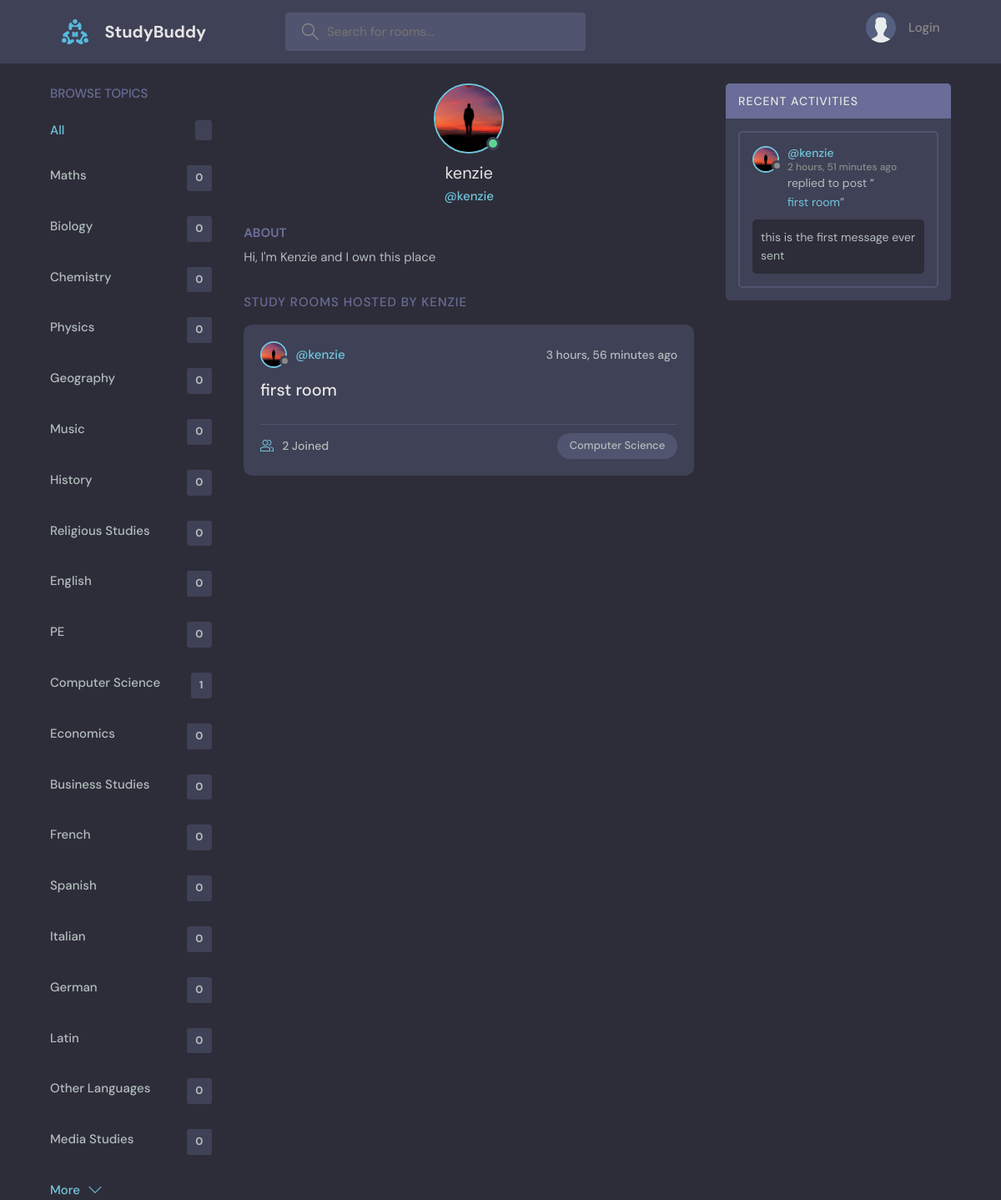
Page /profile/1/ on the committed database.
### base/models.py (models this page shows, shortened)
class Topic(models.Model):
    name = models.CharField(max_length=200)

class User(AbstractUser):
    name = models.CharField(max_length=200, null=True)
    email = models.EmailField(unique=True, null=True)
    bio = models.TextField(null=True)
    avatar = models.ImageField(null=True, default="avatar.svg")
    USERNAME_FIELD = 'email'
    REQUIRED_FIELDS = []

class Room(models.Model):
    host = models.ForeignKey(User, on_delete=models.SET_NULL, null=True)
    topic = models.ForeignKey(Topic, on_delete=models.SET_NULL, null=True)
    name = models.CharField(max_length=200)
    description = models.TextField(null=True, blank=True)
    participants = models.ManyToManyField(User, related_name='participants', blank=True)
    updated = models.DateTimeField(auto_now = True)
    created = models.DateTimeField(auto_now_add=True)
    class Meta:
        ordering = ['-updated', '-created']
    def __str__(self):
        return self.name

class Message(models.Model):
    user = models.ForeignKey(User, on_delete=models.CASCADE)
    room = models.ForeignKey(Room, on_delete=models.CASCADE)
    body = models.TextField()
    updated = models.DateTimeField(auto_now=True)
    created = models.DateTimeField(auto_now_add=True)
    class Meta:
        ordering = ['-updated', '-created']

### base/views.py (the view)
# urls.py: path('profile/<str:pk>/', views.userProfile, name="user-profile"),
def userProfile(request, pk):
    user = User.objects.get(id=pk)
    rooms = user.room_set.all()
    roomMessages = user.message_set.all()
    topics = Topic.objects.all()
    context = {'user': user, 'rooms': rooms, 'roomMessages': roomMessages, 'topics': topics}
    return render(request, 'base/profile.html', context)

### base/templates/base/profile.html (shortened to what this page needs)
{% extends 'main.html' %}{% block content %}
<head>
</head>
  <main class="profile-page layout layout--3">
    <div class="container">
      {% include 'base/topics_component.html' %}
      <div class="roomList">
        <div class="profile">
          <div class="profile__avatar">
            <div class="avatar avatar--large active">
              <img src="{{user.avatar.url}}" />
            </div>
          </div>
          <div class="profile__info">
            <h3>{{user.username}}</h3>
            <p>@{{user.username}}</p>
          </div>
          <div class="profile__about">
            <h3>About</h3>
            <p>
              {{user.bio}}
            </p>
          </div>
        </div>
        <div class="roomList__header">
          <div>
            <h2>Study Rooms Hosted by {{user.username}}</a>
            </h2>
          </div>
        </div>
        {% include 'base/feed_component.html' %}
      </div>
      {% include 'base/activity_component.html' %}
    </div>
  </main>
{% endblock content %}

### templates/main.html (shortened to what this page needs)
<!DOCTYPE html>
{% load static %} {% load django_browser_reload %}
<html lang="en">
  <head>
    <link rel="stylesheet" href="{% static 'styles/style.css' %}" />
  </head>
  <body>
    {% include 'navbar.html' %}  {% block content %} {% endblock %}
  </body>
</html>

### templates/navbar.html (shortened to what this page needs)
{% load static %}
<header class="header header--loggedIn">
  <div class="container">
    <a href="{% url 'home' %}" class="header__logo">
      <img src="{% static 'images/logo.svg' %}" />
      <h1>StudyBuddy</h1>
    </a>
    <form class="header__search" method="GET" action="{% url 'home' %}">
      <label>
        <input name="q" placeholder="Search for rooms..." />
      </label>
    </form>
    <nav class="header__menu">
      {% if request.user.is_authenticated %}
      <div class="header__user">
        <a href="{% url 'user-profile' request.user.id %}">
          <div class="avatar avatar--medium active">
            <img src="{{request.user.avatar.url}}" />
          </div>
          <p>
            {{request.user.username}} <span>@{{request.user.username}}</span>
          </p>
        </a>
        <button class="dropdown-button">
          <svg
            version="1.1"
            xmlns="http://www.w3.org/2000/svg"
            width="32"
            height="32"
            viewBox="0 0 32 32"
          >
            <title>chevron-down</title>
            <path d="M16 21l-13-13h-3l16 16 16-16h-3l-13 13z"></path>
          </svg>
        </button>
      </div>
      {% else %}
      <a href="{% url 'login' %}">
        <img src="{% static 'images/avatar.svg' %}" />
        <p>Login</p>
      </a>
      {% endif %}
    </nav>
  </div>
</header>

### base/templates/base/topics_component.html
<div class="topics">
  <div class="topics__header">
    <h2>Browse Topics</h2>
  </div>
  <ul class="topics__list">
    <li>
      <a href="{% url 'home' %}" class="active"
        >All <span>{{room_count}}</span></a
      >
    </li>
    {% for topic in topics %}
    <li>
      <a href="{% url 'home' %}?q={{topic.name}}"
        >{{topic.name}} <span>{{topic.room_set.all.count}}</span></a
      >
    </li>
    {% endfor %}
  </ul>
  <a class="btn btn--link" href="{% url 'topics' %}">
    More
    <svg
      version="1.1"
      xmlns="http://www.w3.org/2000/svg"
      width="32"
      height="32"
      viewBox="0 0 32 32"
    >
      <title>chevron-down</title>
      <path d="M16 21l-13-13h-3l16 16 16-16h-3l-13 13z"></path>
    </svg>
  </a>
</div>

### base/templates/base/feed_component.html (shortened to what this page needs)
{% for room in rooms %}
<div class="roomListRoom">
  <div class="roomListRoom__header">
    <a
      href="{% url 'user-profile' room.host.id %}"
      class="roomListRoom__author"
    >
      <div class="avatar avatar--small">
        <img src="{{room.host.avatar.url}}" />
      </div>
      <span>@{{room.host.username}}</span>
    </a>
    <div class="roomListRoom__actions">
      <span>{{room.created|timesince}} ago</span>
    </div>
  </div>
  <div class="roomListRoom__content">
    <a href="{% url 'room' room.id %}">{{room.name}}</a>
  </div>
  <div class="roomListRoom__meta">
    <a href="{% url 'room' room.id %}" class="roomListRoom__joined">
      {{room.participants.all.count}} Joined
    </a>
    <p class="roomListRoom__topic">{{room.topic.name}}</p>
  </div>
</div>
{% endfor %}

### base/templates/base/activity_component.html (shortened to what this page needs)
<div class="activities">
  <div class="activities__header">
    <h2>Recent Activities</h2>
  </div>
  {% for message in roomMessages %}
  <div class="activities__box">
    <div class="activities__boxHeader roomListRoom__header">
      <a
        href="{% url 'user-profile' message.user.id %}"
        class="roomListRoom__author"
      >
        <div class="avatar avatar--small">
          <img src="{{message.user.avatar.url}}" />
        </div>
        <p>
          @{{message.user.username}}
          <span>{{message.created|timesince}} ago</span>
        </p>
      </a>
    </div>
    <div class="activities__boxContent">
      <p>
        replied to post “<a href="{% url 'room' message.room.id %}"
          >{{message.room}}</a
        >”
      </p>
      <div class="activities__boxRoomContent">{{message.body}}</div>
    </div>
  </div>
  {% endfor %}
</div>

### rows in the picture
Topic: name "Maths", room_set.all.count "0"
Topic: name "Biology", room_set.all.count "0"
Topic: name "Chemistry", room_set.all.count "0"
Topic: name "Physics", room_set.all.count "0"
Topic: name "Geography", room_set.all.count "0"
Topic: name "Music", room_set.all.count "0"
Topic: name "History", room_set.all.count "0"
Topic: name "Religious Studies", room_set.all.count "0"
Topic: name "English", room_set.all.count "0"
Topic: name "PE", room_set.all.count "0"
Topic: name "Computer Science", room_set.all.count "1"
Topic: name "Economics", room_set.all.count "0"
Topic: name "Business Studies", room_set.all.count "0"
Topic: name "French", room_set.all.count "0"
Topic: name "Spanish", room_set.all.count "0"
Topic: name "Italian", room_set.all.count "0"
Topic: name "German", room_set.all.count "0"
Topic: name "Latin", room_set.all.count "0"
Topic: name "Other Languages", room_set.all.count "0"
Topic: name "Media Studies", room_set.all.count "0"
User: avatar (picture), username "kenzie", bio "Hi, I'm Kenzie and I own this place", username "KENZIE"
Room: host.avatar (picture), host.username "kenzie", created "3 hours, 56 minutes", name "first room", participants.all.count "2", topic.name "Computer Science"
Message: user.avatar (picture), user.username "kenzie", created "2 hours, 51 minutes", room "first room", body "this is the first message ever sent"
